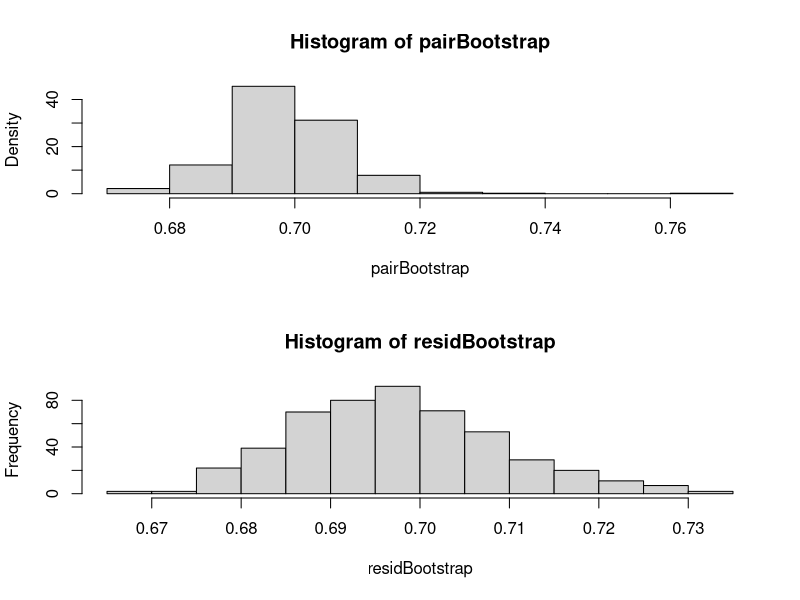
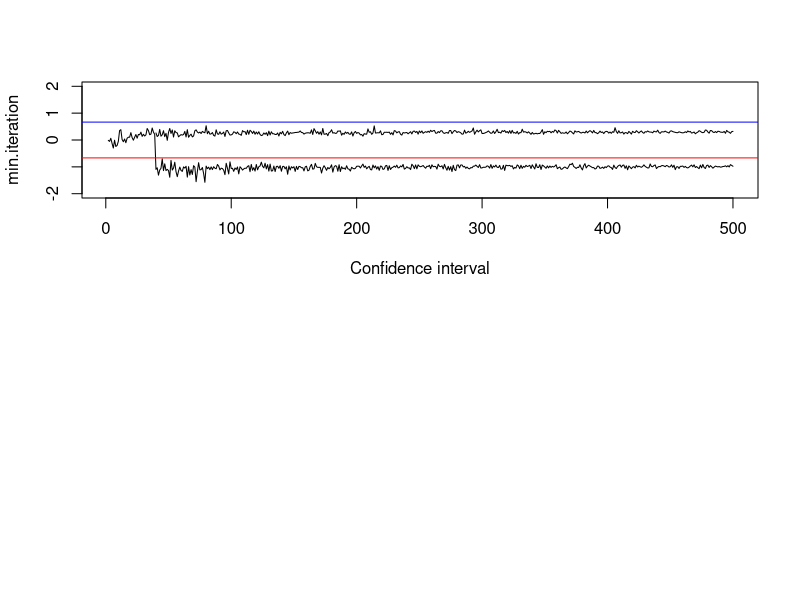

The R script that drew these images, in order:
## ---- chunk 1
Sys.setenv(HTTP_PROXY = "c1proxy.frb.org:8080")
Sys.setenv(HTTPS_PROXY = "c1proxy.frb.org:8080")
Sys.setenv(SPARK_HOME = "/usr/hdp/current/spark2-client")
Sys.setenv(SPARK_CONF_DIR= "/usr/hdp/current/spark2-client/conf/")

library(knitr)
library(rmarkdown)
library(expm)
library(rmutil)
library(mnormt)
library(graphics)
library(raster)
library(sp)
library(MASS)
knitr::opts_chunk$set(echo = TRUE)
## ---- chunk 2
#### Set up data ####
R = c(68, 77, 299, 220, 142, 287, 276, 115, 64, 206, 222, 205, 233, 228, 188, 132, 285, 188, 224, 121, 311, 166, 248, 161, 226, 67, 201, 267, 121, 301, 244, 222, 195, 203, 210, 275, 286, 275, 304, 214)

S = c(56, 62, 445, 279, 138, 428, 319, 102, 51, 289, 351, 282, 310, 266, 256, 144, 447, 186, 389, 113, 412, 176, 313, 162, 368, 54, 214, 429, 115, 407, 265, 301, 234, 229, 270, 478, 419, 490, 430, 235)

salmon <- as.data.frame(R)
salmon$S <- S
salmon$R2 <- 1/R
salmon$S2 <- 1/S

#### First regression #####
origRgrsn <- lm(formula = R2 ~ S2, data=salmon)

#### Bootstrap Bill Turner ####
  # Set Parameters
    B <- 500
    pairBootstrap = rep(0,B)
	  residBootstrap = rep(0,B)
    
  for (j in 1:B) {
    #   bootstrap covariates and response
      ## Get Sample Data - sample by row number
          resampledObs <- base::sample(seq(1:length(salmon[,1])),length(salmon[,1]), replace = TRUE)
          newDataSet = salmon[resampledObs,]
    	## Run regression and store coefficient 
    		newRgrsn = lm(formula = R2 ~ S2, data=newDataSet)
    		pairBootstrap[j] = newRgrsn$coefficients[2]
    		
    #   bootstrap residuals
		  ## The the residual for each observation. 
    		resampledResids <- origRgrsn$residuals[resampledObs]
		  ## Get prediction
		    salmon$alteredRspns = resampledResids + predict(origRgrsn)
		newResidRgrsn = lm(alteredRspns ~ S2,data=salmon)
		residBootstrap[j] = newResidRgrsn$coefficients[2]
    		
  }


#plot(S,R)
par(mfrow = c(2,1))
hist(pairBootstrap, freq=FALSE)
hist(residBootstrap)
## ---- chunk 3
B <- 1000
theta <- c()

##  Build the functions 
  bootstrap.var <- function(DATA,B){
      for (i in 1:B){
          # Make sure the data is in vector form
            vctrzdData <- as.vector(DATA)
          # Sample of size n with replacement from data 
            btstrpSmpl = base::sample(vctrzdData,length(vctrzdData), replace = TRUE)
          # Sort
            btstrpSmpl.ordered <- sort(btstrpSmpl)
          # Take the mean of the middle 4 numbers 
          # theta[i] <- mean(btstrpSmpl.ordered[3:6])
            theta[i] <- mean(btstrpSmpl.ordered)
        }
    # Take the mean of the B thetas
      theta.mean <- mean(theta)
    # Take the variance of the B thetas (var(theta) also works)
      theta.var <- (1/(B-1))*(sum((theta-theta.mean)^2))
    # Return
      return(c(theta.mean,theta.var))
  }
  
  jackknife.var <- function(DATA){
    # Clear theta
      theta <- c()
    # Get the length of DATA
      n <- length(DATA)
    # Get the theta_j values for the jackknife samples. 
      for (j in 1:n){
        # Generate the sample excluding the ith value of X1 
          btstrpSmpl <- DATA[-j]
        # Take the mean of the sample. 
          theta[j] <- mean(btstrpSmpl)
      }
    # Compute theta(.)
      theta.dot <- mean(theta)
    # Jackknife variance
      dif <- (theta - theta.dot)^2
      var.jackknife <- sqrt(((n-1)/n)*sum(dif))
    # Return 
        return(c(theta.dot,var.jackknife))
    # print(paste0("Jackknife: Mean = ",theta.dot," Variance = ", var.jackknife))    
  }    

## Run 
jack.mean <- c()
jack.var <- c()
boot.mean <- c()
boot.var <- c()
for ( i in 1:100){
  # Generate X1 
    X1 <- rnorm(n=20,mean=1,sd=1)  
  # Bootstrap
    boot <- bootstrap.var(X1,B)
      boot.mean[i] <- boot[1]
      boot.var[i] <- boot[2]
  # Jackknife 
  jack <- jackknife.var(X1)
    jack.mean[i] <- jack[1]
    jack.var[i] <- jack[2]
}

print(paste0("Bootstrap: B = ",B, " Mean = ",mean(boot.mean), " mean(Variance) = ", mean(boot.var), " St. Dev.(variance) = ",sd(boot.var)))
print(paste0("Jackknife: Mean = ",mean(jack.mean)," mean(Variance) = ", mean(jack.var)," St. Dev.(variance) = ",sd(jack.var)))   


## ---- chunk 4
B <- 1000
theta <- c()

bootstrap.var <- function(DATA,B){
    for (i in 1:B){
        # Make sure the data is in vector form
          vctrzdData <- as.vector(DATA)
        # Sample of size n with replacement from data 
          btstrpSmpl = base::sample(vctrzdData,length(vctrzdData), replace = TRUE)
        # Sort
          btstrpSmpl.ordered <- sort(btstrpSmpl)
        # Take the mean of the middle 4 numbers 
        # theta[i] <- mean(btstrpSmpl.ordered[3:6])
          theta[i] <- mean(btstrpSmpl.ordered)
      }
  # Take the mean of the B thetas
    theta.mean <- (mean(theta))^2
  # Take the variance of the B thetas (var(theta) also works)
    theta.var <- (1/(B-1))*(sum((theta-theta.mean)^2))
  # Return
    return(c(theta.mean,theta.var))
}

jackknife.var <- function(DATA){
  # Clear theta
    theta <- c()
  # Get the length of DATA
    n <- length(DATA)
  # Get the theta_j values for the jackknife samples. 
    for (j in 1:n){
      # Generate the sample excluding the ith value of X1 
        btstrpSmpl <- DATA[-j]
      # Take the mean of the sample. 
        theta[j] <- (mean(btstrpSmpl))^2
    }
  # Compute theta(.)
    theta.dot <- mean(theta)
  # Jackknife variance
    dif <- (theta - theta.dot)^2
    var.jackknife <- sqrt(((n-1)/n)*sum(dif))
  # Return 
      return(c(theta.dot,var.jackknife))
  # print(paste0("Jackknife: Mean = ",theta.dot," Variance = ", var.jackknife))    
}    

jack.mean <- c()
jack.var <- c()
boot.mean <- c()
boot.var <- c()
for ( i in 1:100){
  # Generate X1 
    X1 <- rnorm(n=20,mean=1,sd=1)  
  # Bootstrap
    boot <- bootstrap.var(X1,B)
      boot.mean[i] <- boot[1]
      boot.var[i] <- boot[2]
  # Jackknife 
  jack <- jackknife.var(X1)
    jack.mean[i] <- jack[1]
    jack.var[i] <- jack[2]
}

print(paste0("Bootstrap: B = ",B, " Mean = ",mean(boot.mean), " mean(Variance) = ", mean(boot.var), " St. Dev.(variance) = ",sd(boot.var)))
print(paste0("Jackknife: Mean = ",mean(jack.mean)," mean(Variance) = ", mean(jack.var)," St. Dev.(variance) = ",sd(jack.var)))   

## ---- chunk 5
# Set parameters 
  B <- 200
  n <- 200
  mu1 <- 1
  sig1 <- 1
  m <- 20
  mu2 <- 1
  sig2 <- 2
  
# Generate the true samples
  X <- rnorm(n,mean=mu1,sd=sig1)
  Y <- rnorm(m,mean=mu2,sd=sig2)
  
# Theoretical Confidence interval
  # Sample variance (Larsen & Marx pg 475)
    sample.var <- function(DATA){
      (length(DATA)*(sum(DATA^2)) - (sum(DATA))^2)/(length(DATA)*(length(DATA)-1))
    }
  # T statistic
    t <- qt(0.025,df=(n+m-2), lower.tail = FALSE)
    term <- t*(sqrt((sample.var(X)/n)+(sample.var(Y)/m)))
  # Confidence interval
    print(paste0("The 95% Confidence interval for X-Y is (",
                 mean(Y)-mean(Y)-term,",", mean(Y)-mean(Y)+term,")"))
  
# Bootstrap
    mean.X <- c()
    mean.Y <- c()
  for (i in 1:B){
      # Sample of size n with replacement from data 
        btstrpSmpl.X = base::sample(X,length(X), replace = TRUE)
        btstrpSmpl.Y = base::sample(Y,length(Y), replace = TRUE)
      # Mean
        mean.X[i] <- mean(btstrpSmpl.X)
        mean.Y[i] <- mean(btstrpSmpl.Y)
    }
# Calculate theta
  theta <- mean.X-mean.Y
# Order Theta
  theta.ordered <- sort(theta)
# Where do the intervales lie 
  min <- (B-(0.95*B))/2
# Interval
  print(paste0("The 95% Confidence interval for X-Y is (",
                theta.ordered[min],",", theta.ordered[(B-min)],")"))
  
  

  
  
## ---- chunk 6
# Set parameters 
  B <- 200
  n <- 200
  mu1 <- 1
  sig1 <- 1
  m <- 20
  mu2 <- 1
  sig2 <- 2
  
# Generate the true samples
  X <- rnorm(n,mean=mu1,sd=sig1)
  Y <- rnorm(m,mean=mu2,sd=sig2)
  
# Theoretical Confidence interval
  # Sample variance (Larsen & Marx pg 475)
    sample.var <- function(DATA){
      (length(DATA)*(sum(DATA^2)) - (sum(DATA))^2)/(length(DATA)*(length(DATA)-1))
    }
  # T statistic
    t <- qt(0.025,df=(n+m-2), lower.tail = FALSE)
    term <- t*(sqrt((sample.var(X)/n)+(sample.var(Y)/m)))
  # Confidence interval
    print(paste0("The 95% Confidence interval for X-Y is (",
                 mean(Y)-mean(Y)-term,",", mean(Y)-mean(Y)+term,")"))
  
# Bootstrap
    bootstrap.twosamp.confint <- function(DATA1,DATA2,B){
        mean.X <- c()
        mean.Y <- c()
        theta <- c()
        min <- c()
        max <- c()
      for (i in 1:B){
          # Sample of size n with replacement from data 
            btstrpSmpl.X = base::sample(DATA1,length(DATA1), replace = TRUE)
            btstrpSmpl.Y = base::sample(DATA2,length(DATA2), replace = TRUE)
          # Mean
            mean.X[i] <- mean(btstrpSmpl.X)
            mean.Y[i] <- mean(btstrpSmpl.Y)
          # Calculate theta
            theta[i] <- mean.X[i]-mean.Y[i]
        }
    
    # Order Theta
      theta.ordered <- sort(theta)
    # Where do the intervals lie 
      int <- (B-(0.95*B))/2
    # Interval
      min <- theta.ordered[int]
      max <- theta.ordered[(B-int)]
      return(c(min,max))
    }
    
# Lets do this for B
  bootstrap.conf <- bootstrap.twosamp.confint(X,Y,B) 
    print(paste0("The 95% Confidence interval for X-Y is (",
                bootstrap.conf[1],",", bootstrap.conf[2],")"))
    
# For the plot 
  min.iteration <- c()
  max.iteration <- c()
  for (j in 1:500){
   iteration <- bootstrap.twosamp.confint(X,Y,j) 
   min.iteration[j] <- iteration[1]
   max.iteration[j] <- iteration[2]
  }
  
  
  plot(min.iteration, type='l',
       ylim=c(-2,2),xlab="Confidence interval")
  lines(max.iteration, type='l')
  abline(h=(mean(Y)-mean(Y)-term), type='l', col='red')
  abline(h=(mean(Y)-mean(Y)+term), type='l', col='blue')
